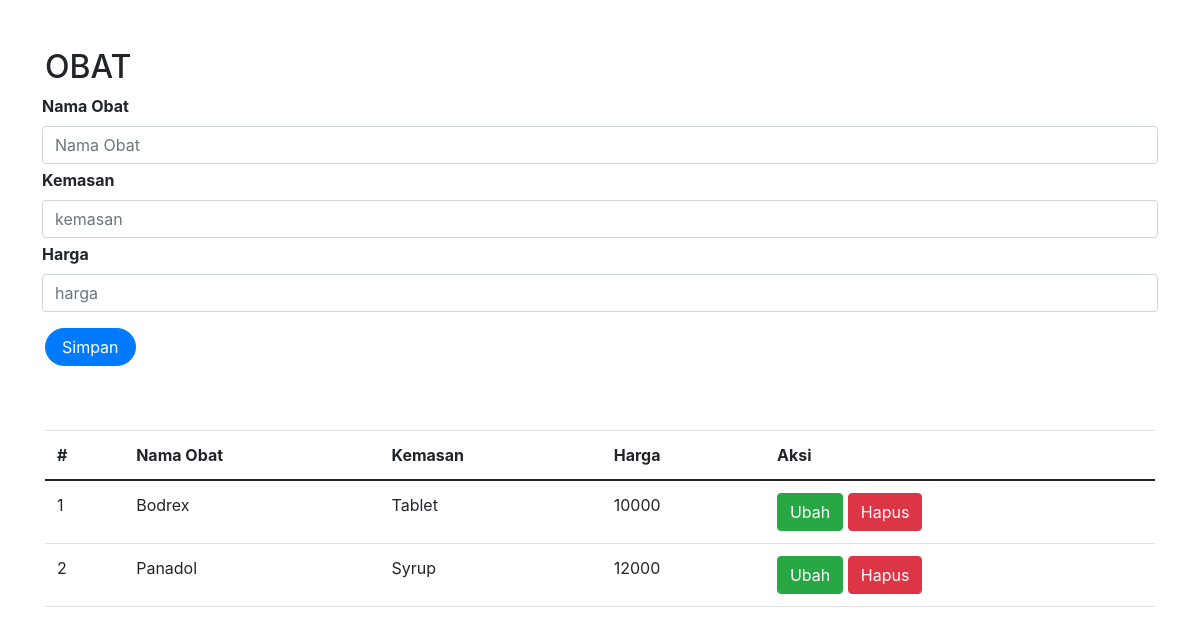
/obat.php (signed in), run on the app's committed database.
### tables this page shows
CREATE TABLE `obat` (
  `id` int(11) NOT NULL,
  `nama_obat` varbinary(50) NOT NULL,
  `kemasan` varchar(50) NOT NULL,
  `harga` int(11) NOT NULL
);

### obat.php (the view, shortened to what this page needs)
<?php
    include_once("koneksi.php");
?>
<!DOCTYPE html>
<html lang="en">
<head>
    <link href="https://cdn.jsdelivr.net/npm/bootstrap@5.0.2/dist/css/bootstrap.min.css" rel="stylesheet">
    <link rel="stylesheet" href="https://stackpath.bootstrapcdn.com/bootstrap/4.5.2/css/bootstrap.min.css">
</head>
<body>
    <section id="testimonials" class="testimonials section-bg">
  <div class="container" data-aos="fade-up">
    <div class="section-title mt-5">
      <h2>OBAT</h2>
    </div>
    <div>
      <div>
         <form class="form-horizontal" method="POST" action="" name="myForm" onsubmit="return validateForm();">
            <?php
            $nama_obat = '';
            $kemasan = '';
            $harga = '';
            ?>
            <div class="row">
                <label for="inputNama" class="form-label fw-bold">Nama Obat</label>
                <div>
                    <input type="text" class="form-control" name="nama_obat" id="inputNama" placeholder="Nama Obat" value="<?php echo $nama_obat ?>">
                </div>
            </div>
            <div class="row mt-1">
                <label for="inputKemasan" class="form-label fw-bold">Kemasan</label>
                <div>
                    <input type="text" class="form-control" name="kemasan" id="inputKemasan" placeholder="kemasan" value="<?php echo $kemasan ?>">
                </div>
            </div>
            <div class="row mt-1">
                <label for="inputHarga" class="form-label fw-bold">Harga</label>
                <div>
                    <input type="text" class="form-control" name="harga" id="inputHarga" placeholder="harga" value="<?php echo $harga ?>">
                </div>
            </div>
            <div class="row mt-3">
                <div class = col>
                <button type="submit" class="btn btn-primary rounded-pill px-3 mt-auto" name="simpan">Simpan</button>
                </div>
            </div>
        </form>
        <br>
        <br>
        <table class="table table-hover mt-3">
            <thead>
                <tr>
                    <th scope="col">#</th>
                    <th scope="col">Nama Obat</th>
                    <th scope="col">Kemasan</th>
                    <th scope="col">Harga</th>
                    <th scope="col">Aksi</th>
                </tr>
            </thead>
            <tbody>
                <?php
                $result = mysqli_query($mysqli, "SELECT * FROM obat");
                $no = 1;
                while ($data = mysqli_fetch_array($result)) {
                ?>
                    <tr>
                        <td><?php echo $no++ ?></td>
                        <td><?php echo $data['nama_obat'] ?></td>
                        <td><?php echo $data['kemasan'] ?></td>
                        <td><?php echo $data['harga'] ?></td>
                        <td>
                            <a class="btn btn-success" href="index.php?page=obat&id=<?php echo $data['id'] ?>">Ubah</a>
                            <a class="btn btn-danger" href="index.php?page=obat&id=<?php echo $data['id'] ?>&aksi=hapus">Hapus</a>
                        </td>
                    </tr>
                <?php
                }
                ?>
            </tbody>
        </table>
      </div>
    </div>
  </div>
</section>
</body>
</html>

### data on the page
obat: nama_obat "Bodrex", kemasan "Tablet", harga "10000"
obat: nama_obat "Panadol", kemasan "Syrup", harga "12000"
